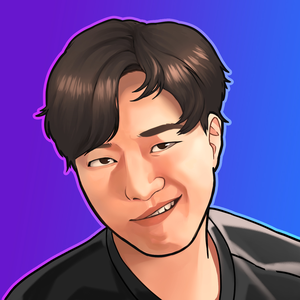
#> input picture khan.png, 300 x 300 px
$ python phase_congruency.py
#> lines starting #> are read from the running program, lines starting #| are printed output that depends on the picture
import numpy as np
import phasepack
import matplotlib.pyplot as plt
import cv2 as cv


img = cv.imread('./khan.png', 0)
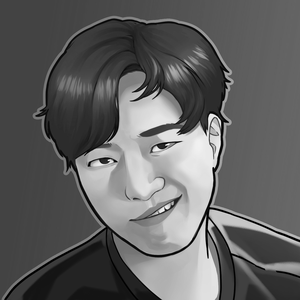
#> img: shape (300, 300); min 0, max 255, mean 97.3
img_arr = np.asarray(img, dtype=np.float32)

#> (the run stopped early here; a loop or call above may not have finished)

$ run again, with detect609.jpg saved as khan.png
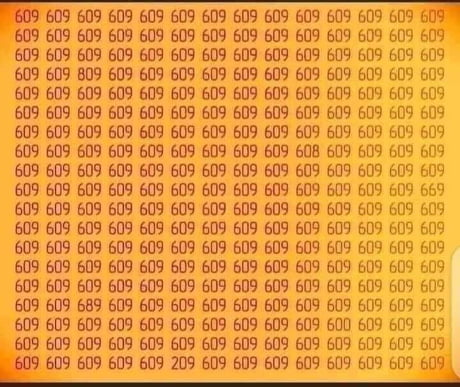
#> input picture detect609.jpg, 460 x 387 px
#> `img = cv.imread('./khan.png', 0)`:
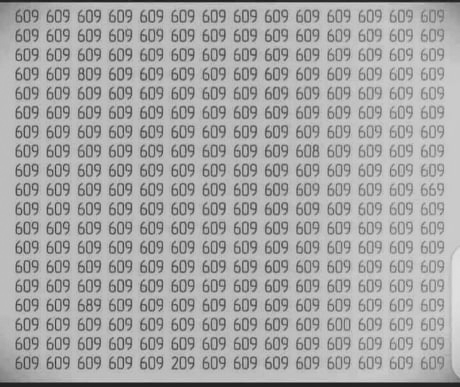
#> img: shape (387, 460); min 31, max 223, mean 168.2
